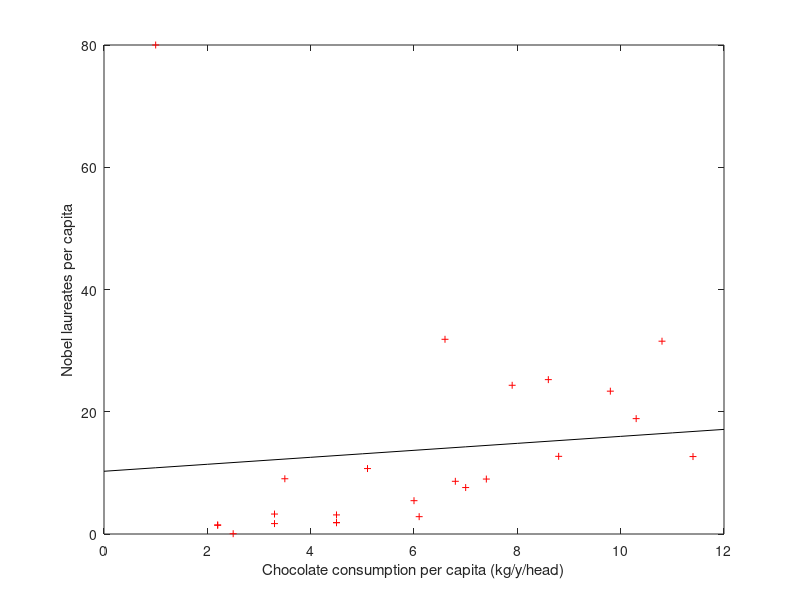

Write the MATLAB code that produced this figure.
clear
clc
clf
% Relation of Nobel Laureates per capita and chocolate consumption

% Data loading
table = load("Nobel_vs_choco_CAPS05_assignment.txt") % Load data from .txt file
table = [table; 80,1]; % Add new data point for CAPS Kingdom to the dataset
nobel = table(:,1) % column 1 is populated with data of nobel laureates
choco = table(:,2) % column 2 is populated with data of chocolate consumption

% Scatterplot
plot(choco, nobel,'+','markersize',5,"color","r") % plot a scatterplot of the relation
xlabel("Chocolate consumption per capita (kg/y/head)") % Label the axes
ylabel("Nobel laureates per capita")

% Line fitting
X = ones(length(table),2); % Initialize the X array
X(:,1) = choco; % fill the first column of X with our x-axis values
y = nobel; % fill the y array with our y-axis values
p = pinv(X)*y; % Define p as the pseudoinverse of X, times y.

% Plot the fitted line
hold on
xx = 0:1:12; % we need to define x values for the straight line to iterate through
plot(xx,p(1)*xx+p(2),'b',"color","k") % plot y = ax+b against the xx we just defined
